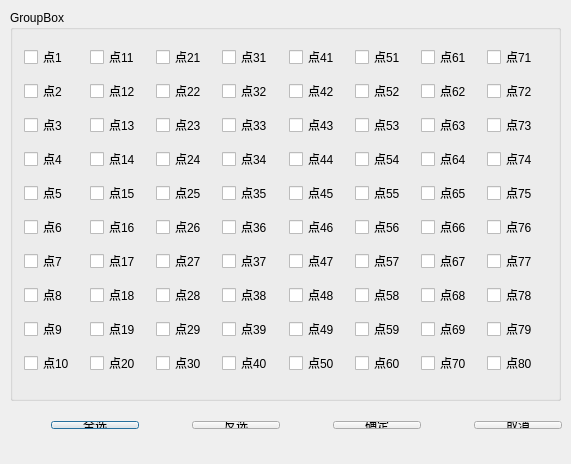
<?xml version="1.0" encoding="UTF-8"?>
<ui version="4.0">
 <class>SmvAbnormalPointSet</class>
 <widget class="QDialog" name="SmvAbnormalPointSet">
  <property name="geometry">
   <rect>
    <x>0</x>
    <y>0</y>
    <width>571</width>
    <height>464</height>
   </rect>
  </property>
  <property name="windowTitle">
   <string>异常点设置</string>
  </property>
  <widget class="QGroupBox" name="point_groupbox">
   <property name="geometry">
    <rect>
     <x>10</x>
     <y>10</y>
     <width>551</width>
     <height>391</height>
    </rect>
   </property>
   <property name="title">
    <string>GroupBox</string>
   </property>
   <layout class="QGridLayout" name="gridLayout">
    <item row="0" column="0">
     <widget class="QSttCheckBox" name="ck_point1">
      <property name="text">
       <string>点1</string>
      </property>
     </widget>
    </item>
    <item row="0" column="1">
     <widget class="QSttCheckBox" name="ck_point11">
      <property name="text">
       <string>点11</string>
      </property>
     </widget>
    </item>
    <item row="0" column="2">
     <widget class="QSttCheckBox" name="ck_point21">
      <property name="text">
       <string>点21</string>
      </property>
     </widget>
    </item>
    <item row="0" column="3">
     <widget class="QSttCheckBox" name="ck_point31">
      <property name="text">
       <string>点31</string>
      </property>
     </widget>
    </item>
    <item row="0" column="4">
     <widget class="QSttCheckBox" name="ck_point41">
      <property name="text">
       <string>点41</string>
      </property>
     </widget>
    </item>
    <item row="0" column="5">
     <widget class="QSttCheckBox" name="ck_point51">
      <property name="text">
       <string>点51</string>
      </property>
     </widget>
    </item>
    <item row="0" column="6">
     <widget class="QSttCheckBox" name="ck_point61">
      <property name="text">
       <string>点61</string>
      </property>
     </widget>
    </item>
    <item row="0" column="7">
     <widget class="QSttCheckBox" name="ck_point71">
      <property name="text">
       <string>点71</string>
      </property>
     </widget>
    </item>
    <item row="1" column="0">
     <widget class="QSttCheckBox" name="ck_point2">
      <property name="text">
       <string>点2</string>
      </property>
     </widget>
    </item>
    <item row="1" column="1">
     <widget class="QSttCheckBox" name="ck_point12">
      <property name="text">
       <string>点12</string>
      </property>
     </widget>
    </item>
    <item row="1" column="2">
     <widget class="QSttCheckBox" name="ck_point22">
      <property name="text">
       <string>点22</string>
      </property>
     </widget>
    </item>
    <item row="1" column="3">
     <widget class="QSttCheckBox" name="ck_point32">
      <property name="text">
       <string>点32</string>
      </property>
     </widget>
    </item>
    <item row="1" column="4">
     <widget class="QSttCheckBox" name="ck_point42">
      <property name="text">
       <string>点42</string>
      </property>
     </widget>
    </item>
    <item row="1" column="5">
     <widget class="QSttCheckBox" name="ck_point52">
      <property name="text">
       <string>点52</string>
      </property>
     </widget>
    </item>
    <item row="1" column="6">
     <widget class="QSttCheckBox" name="ck_point62">
      <property name="text">
       <string>点62</string>
      </property>
     </widget>
    </item>
    <item row="1" column="7">
     <widget class="QSttCheckBox" name="ck_point72">
      <property name="text">
       <string>点72</string>
      </property>
     </widget>
    </item>
    <item row="2" column="0">
     <widget class="QSttCheckBox" name="ck_point3">
      <property name="text">
       <string>点3</string>
      </property>
     </widget>
    </item>
    <item row="2" column="1">
     <widget class="QSttCheckBox" name="ck_point13">
      <property name="text">
       <string>点13</string>
      </property>
     </widget>
    </item>
    <item row="2" column="2">
     <widget class="QSttCheckBox" name="ck_point23">
      <property name="text">
       <string>点23</string>
      </property>
     </widget>
    </item>
    <item row="2" column="3">
     <widget class="QSttCheckBox" name="ck_point33">
      <property name="text">
       <string>点33</string>
      </property>
     </widget>
    </item>
    <item row="2" column="4">
     <widget class="QSttCheckBox" name="ck_point43">
      <property name="text">
       <string>点43</string>
      </property>
     </widget>
    </item>
    <item row="2" column="5">
     <widget class="QSttCheckBox" name="ck_point53">
      <property name="text">
       <string>点53</string>
      </property>
     </widget>
    </item>
    <item row="2" column="6">
     <widget class="QSttCheckBox" name="ck_point63">
      <property name="text">
       <string>点63</string>
      </property>
     </widget>
    </item>
    <item row="2" column="7">
     <widget class="QSttCheckBox" name="ck_point73">
      <property name="text">
       <string>点73</string>
      </property>
     </widget>
    </item>
    <item row="3" column="0">
     <widget class="QSttCheckBox" name="ck_point4">
      <property name="text">
       <string>点4</string>
      </property>
     </widget>
    </item>
    <item row="3" column="1">
     <widget class="QSttCheckBox" name="ck_point14">
      <property name="text">
       <string>点14</string>
      </property>
     </widget>
    </item>
    <item row="3" column="2">
     <widget class="QSttCheckBox" name="ck_point24">
      <property name="text">
       <string>点24</string>
      </property>
     </widget>
    </item>
    <item row="3" column="3">
     <widget class="QSttCheckBox" name="ck_point34">
      <property name="text">
       <string>点34</string>
      </property>
     </widget>
    </item>
    <item row="3" column="4">
     <widget class="QSttCheckBox" name="ck_point44">
      <property name="text">
       <string>点44</string>
      </property>
     </widget>
    </item>
    <item row="3" column="5">
     <widget class="QSttCheckBox" name="ck_point54">
      <property name="text">
       <string>点54</string>
      </property>
     </widget>
    </item>
    <item row="3" column="6">
     <widget class="QSttCheckBox" name="ck_point64">
      <property name="text">
       <string>点64</string>
      </property>
     </widget>
    </item>
    <item row="3" column="7">
     <widget class="QSttCheckBox" name="ck_point74">
      <property name="text">
       <string>点74</string>
      </property>
     </widget>
    </item>
    <item row="4" column="0">
     <widget class="QSttCheckBox" name="ck_point5">
      <property name="text">
       <string>点5</string>
      </property>
     </widget>
    </item>
    <item row="4" column="1">
     <widget class="QSttCheckBox" name="ck_point15">
      <property name="text">
       <string>点15</string>
      </property>
     </widget>
    </item>
    <item row="4" column="2">
     <widget class="QSttCheckBox" name="ck_point25">
      <property name="text">
       <string>点25</string>
      </property>
     </widget>
    </item>
    <item row="4" column="3">
     <widget class="QSttCheckBox" name="ck_point35">
      <property name="text">
       <string>点35</string>
      </property>
     </widget>
    </item>
    <item row="4" column="4">
     <widget class="QSttCheckBox" name="ck_point45">
      <property name="text">
       <string>点45</string>
      </property>
     </widget>
    </item>
    <item row="4" column="5">
     <widget class="QSttCheckBox" name="ck_point55">
      <property name="text">
       <string>点55</string>
      </property>
     </widget>
    </item>
    <item row="4" column="6">
     <widget class="QSttCheckBox" name="ck_point65">
      <property name="text">
       <string>点65</string>
      </property>
     </widget>
    </item>
    <item row="4" column="7">
     <widget class="QSttCheckBox" name="ck_point75">
      <property name="text">
       <string>点75</string>
      </property>
     </widget>
    </item>
    <item row="5" column="0">
     <widget class="QSttCheckBox" name="ck_point6">
      <property name="text">
       <string>点6</string>
      </property>
     </widget>
    </item>
    <item row="5" column="1">
     <widget class="QSttCheckBox" name="ck_point16">
      <property name="text">
       <string>点16</string>
      </property>
     </widget>
    </item>
    <item row="5" column="2">
     <widget class="QSttCheckBox" name="ck_point26">
      <property name="text">
       <string>点26</string>
      </property>
     </widget>
    </item>
    <item row="5" column="3">
     <widget class="QSttCheckBox" name="ck_point36">
      <property name="text">
       <string>点36</string>
      </property>
     </widget>
    </item>
    <item row="5" column="4">
     <widget class="QSttCheckBox" name="ck_point46">
      <property name="text">
       <string>点46</string>
      </property>
     </widget>
    </item>
    <item row="5" column="5">
     <widget class="QSttCheckBox" name="ck_point56">
      <property name="text">
       <string>点56</string>
      </property>
     </widget>
    </item>
    <item row="5" column="6">
     <widget class="QSttCheckBox" name="ck_point66">
      <property name="text">
       <string>点66</string>
      </property>
     </widget>
    </item>
    <item row="5" column="7">
     <widget class="QSttCheckBox" name="ck_point76">
      <property name="text">
       <string>点76</string>
      </property>
     </widget>
    </item>
    <item row="6" column="0">
     <widget class="QSttCheckBox" name="ck_point7">
      <property name="text">
       <string>点7</string>
      </property>
     </widget>
    </item>
    <item row="6" column="1">
     <widget class="QSttCheckBox" name="ck_point17">
      <property name="text">
       <string>点17</string>
      </property>
     </widget>
    </item>
    <item row="6" column="2">
     <widget class="QSttCheckBox" name="ck_point27">
      <property name="text">
       <string>点27</string>
      </property>
     </widget>
    </item>
    <item row="6" column="3">
     <widget class="QSttCheckBox" name="ck_point37">
      <property name="text">
       <string>点37</string>
      </property>
     </widget>
    </item>
    <item row="6" column="4">
     <widget class="QSttCheckBox" name="ck_point47">
      <property name="text">
       <string>点47</string>
      </property>
     </widget>
    </item>
    <item row="6" column="5">
     <widget class="QSttCheckBox" name="ck_point57">
      <property name="text">
       <string>点57</string>
      </property>
     </widget>
    </item>
    <item row="6" column="6">
     <widget class="QSttCheckBox" name="ck_point67">
      <property name="text">
       <string>点67</string>
      </property>
     </widget>
    </item>
    <item row="6" column="7">
     <widget class="QSttCheckBox" name="ck_point77">
      <property name="text">
       <string>点77</string>
      </property>
     </widget>
    </item>
    <item row="7" column="0">
     <widget class="QSttCheckBox" name="ck_point8">
      <property name="text">
       <string>点8</string>
      </property>
     </widget>
    </item>
    <item row="7" column="1">
     <widget class="QSttCheckBox" name="ck_point18">
      <property name="text">
       <string>点18</string>
      </property>
     </widget>
    </item>
    <item row="7" column="2">
     <widget class="QSttCheckBox" name="ck_point28">
      <property name="text">
       <string>点28</string>
      </property>
     </widget>
    </item>
    <item row="7" column="3">
     <widget class="QSttCheckBox" name="ck_point38">
      <property name="text">
       <string>点38</string>
      </property>
     </widget>
    </item>
    <item row="7" column="4">
     <widget class="QSttCheckBox" name="ck_point48">
      <property name="text">
       <string>点48</string>
      </property>
     </widget>
    </item>
    <item row="7" column="5">
     <widget class="QSttCheckBox" name="ck_point58">
      <property name="text">
       <string>点58</string>
      </property>
     </widget>
    </item>
    <item row="7" column="6">
     <widget class="QSttCheckBox" name="ck_point68">
      <property name="text">
       <string>点68</string>
      </property>
     </widget>
    </item>
    <item row="7" column="7">
     <widget class="QSttCheckBox" name="ck_point78">
      <property name="text">
       <string>点78</string>
      </property>
     </widget>
    </item>
    <item row="8" column="0">
     <widget class="QSttCheckBox" name="ck_point9">
      <property name="text">
       <string>点9</string>
      </property>
     </widget>
    </item>
    <item row="8" column="1">
     <widget class="QSttCheckBox" name="ck_point19">
      <property name="text">
       <string>点19</string>
      </property>
     </widget>
    </item>
    <item row="8" column="2">
     <widget class="QSttCheckBox" name="ck_point29">
      <property name="text">
       <string>点29</string>
      </property>
     </widget>
    </item>
    <item row="8" column="3">
     <widget class="QSttCheckBox" name="ck_point39">
      <property name="text">
       <string>点39</string>
      </property>
     </widget>
    </item>
    <item row="8" column="4">
     <widget class="QSttCheckBox" name="ck_point49">
      <property name="text">
       <string>点49</string>
      </property>
     </widget>
    </item>
    <item row="8" column="5">
     <widget class="QSttCheckBox" name="ck_point59">
      <property name="text">
       <string>点59</string>
      </property>
     </widget>
    </item>
    <item row="8" column="6">
     <widget class="QSttCheckBox" name="ck_point69">
      <property name="text">
       <string>点69</string>
      </property>
     </widget>
    </item>
    <item row="8" column="7">
     <widget class="QSttCheckBox" name="ck_point79">
      <property name="text">
       <string>点79</string>
      </property>
     </widget>
    </item>
    <item row="9" column="0">
     <widget class="QSttCheckBox" name="ck_point10">
      <property name="text">
       <string>点10</string>
      </property>
     </widget>
    </item>
    <item row="9" column="1">
     <widget class="QSttCheckBox" name="ck_point20">
      <property name="text">
       <string>点20</string>
      </property>
     </widget>
    </item>
    <item row="9" column="2">
     <widget class="QSttCheckBox" name="ck_point30">
      <property name="text">
       <string>点30</string>
      </property>
     </widget>
    </item>
    <item row="9" column="3">
     <widget class="QSttCheckBox" name="ck_point40">
      <property name="text">
       <string>点40</string>
      </property>
     </widget>
    </item>
    <item row="9" column="4">
     <widget class="QSttCheckBox" name="ck_point50">
      <property name="text">
       <string>点50</string>
      </property>
     </widget>
    </item>
    <item row="9" column="5">
     <widget class="QSttCheckBox" name="ck_point60">
      <property name="text">
       <string>点60</string>
      </property>
     </widget>
    </item>
    <item row="9" column="6">
     <widget class="QSttCheckBox" name="ck_point70">
      <property name="text">
       <string>点70</string>
      </property>
     </widget>
    </item>
    <item row="9" column="7">
     <widget class="QSttCheckBox" name="ck_point80">
      <property name="text">
       <string>点80</string>
      </property>
     </widget>
    </item>
   </layout>
  </widget>
  <widget class="QWidget" name="layoutWidget">
   <property name="geometry">
    <rect>
     <x>40</x>
     <y>410</y>
     <width>533</width>
     <height>30</height>
    </rect>
   </property>
   <layout class="QHBoxLayout" name="horizontalLayout">
    <property name="spacing">
     <number>53</number>
    </property>
    <item>
     <widget class="QPushButton" name="pbn_AllSelsect">
      <property name="text">
       <string>全选</string>
      </property>
     </widget>
    </item>
    <item>
     <widget class="QPushButton" name="pbn_SelectInvert">
      <property name="text">
       <string>反选</string>
      </property>
     </widget>
    </item>
    <item>
     <widget class="QPushButton" name="pbn_Ok">
      <property name="text">
       <string>确定</string>
      </property>
     </widget>
    </item>
    <item>
     <widget class="QPushButton" name="pbn_Cancle">
      <property name="text">
       <string>取消</string>
      </property>
     </widget>
    </item>
   </layout>
  </widget>
 </widget>
 <layoutdefault spacing="6" margin="11"/>
 <customwidgets>
  <customwidget>
   <class>QSttCheckBox</class>
   <extends>QCheckBox</extends>
   <header>../../Controls/SttCheckBox.h</header>
  </customwidget>
 </customwidgets>
 <resources/>
 <connections/>
</ui>
